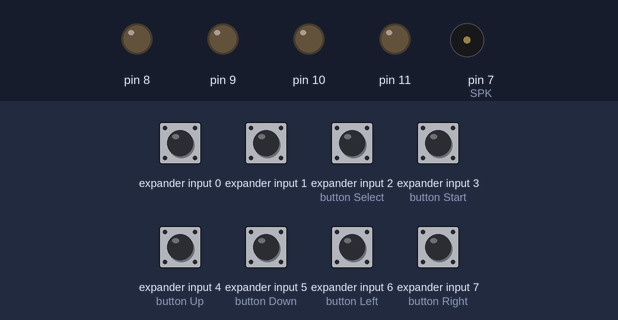
A sketch run on a simulated Arduino Uno, built with avr-gcc and run on an emulated ATmega328P. Shown: output pins drawn as LEDs (lit = HIGH), buzzer (waves = sounding). Wiring (inferred from the names in the program): NES/SNES game pad: load pin 3; clock pin 2; serial out pin 4. The inputs (shaded band) are chosen by the test bench; at power-on: expander input 0, expander input 1, expander input 2 (button Select), expander input 3 (button Start), expander input 4 (button Up), expander input 5 (button Down), expander input 6 (button Left), expander input 7 (button Right) HIGH. Pins used as bus, display or sensor lines are not drawn.

Above: at 0.1 s.
At 4.2 s:
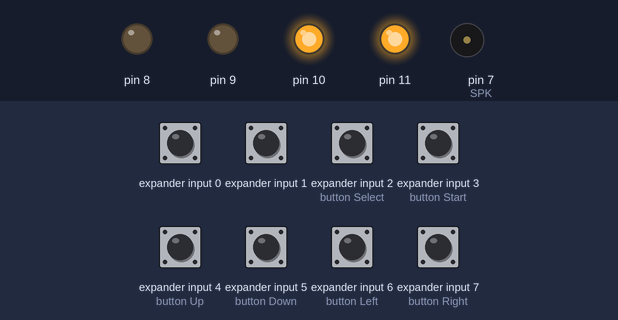
4.3 s: expander input 6 (button Left) driven LOW
At 12.8 s:
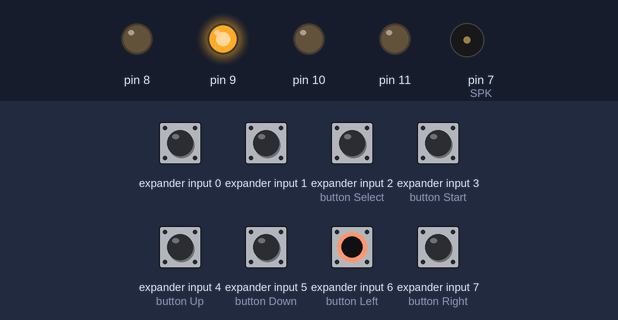
Timing chart, 0 to 43.5 s (numbered marks = the images above; inputs shaded):
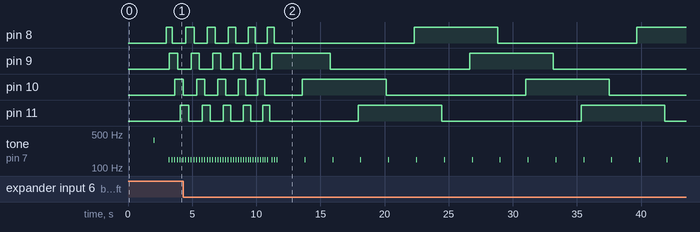

The sketch:

basicAudioNesSecuenser.ino
```cpp
#include"nes.h"
#include"pitches.h"

#define SPK 7

int secuencia[8];
byte pos=0;
byte dur=35;
byte i=0;
byte play_secuencia=HIGH;
int  retoo=35;

void setup() {
  // put your setup code here, to run once:
  DDRB =B00001111;
  PORTB=B11110000;
  delay(2000);
  pinMode(7,OUTPUT);
  ini_nes();
  for(i=0;i<8;i++){secuencia[i]=NOTE_D3;}
  tone(SPK,NOTE_FS4,10);delay(1000);noTone(SPK);
}

void show_pos(){
switch(pos){
case 0x00:PORTB=B10000000;  digitalWrite(8,HIGH);break;
case 0x01:PORTB=B11000000;  digitalWrite(8,HIGH);digitalWrite(9,HIGH);break;
case 0x02:PORTB=B01000000;  digitalWrite(9,HIGH);break;
case 0x03:PORTB=B01100000;  digitalWrite(9,HIGH);digitalWrite(10,HIGH);break;
case 0x04:PORTB=B00100000;  digitalWrite(10,HIGH);break;
case 0x05:PORTB=B00110000;  digitalWrite(10,HIGH);digitalWrite(11,HIGH);break;
case 0x06:PORTB=B00010000;  digitalWrite(11,HIGH);break;
case 0x07:PORTB=B00000000;  digitalWrite(8,HIGH);digitalWrite(11,HIGH);break;
}

}

void show_chance(byte dee){
i=pos;
pos=map(dee,0,255,0,7);
show_pos();
pos=i;
}

void select_funtions(){
  while(joypad()!=0x00){
  switch(joypad()-J_SELECT){
  case J_RIGHT:retoo++;show_chance(retoo);break;
  case J_LEFT: retoo--;show_chance(retoo);break;
  case J_UP:  for(i=0;i<8;i++){secuencia[i]+=2;}break;
  case J_DOWN:for(i=0;i<8;i++){secuencia[i]-=2;}break;
  }
  }
}

void loop() {
  // put your main code here, to run repeatedly:
  if(pos>8){pos=0x00;}
  if(pos<0){pos=0x08;}

  if(play_secuencia==HIGH){
  for(i=0;i<8;i++){
  pos=i;show_pos();
  switch(joypad()){
   case J_A:tone(SPK,secuencia[i]+20,dur);break;
   case J_B:tone(SPK,secuencia[i]-20,dur);break;
   case J_RIGHT:retoo++;break;
   case J_LEFT: retoo--;break;
   case J_UP:   secuencia[i]+=2;break;
   case J_DOWN: secuencia[i]-=2;break;
   case J_START:play_secuencia=!play_secuencia;waitpadup();break;
  }
  if(retoo<0)   {retoo=2000;}
  if(retoo>2000){retoo=0;  }

  tone(SPK,secuencia[i],dur);
  delay(retoo);
  }
  }
  else{
  switch(joypad()){
  case J_RIGHT:pos++;show_pos();waitpadup();break;
  case J_LEFT :pos--;show_pos();waitpadup();break;
  case J_UP:  secuencia[pos]+=2;tone(SPK,secuencia[pos],dur);delay(35);break;
  case J_DOWN:secuencia[pos]-=2;tone(SPK,secuencia[pos],dur);delay(35);break;
  case J_START:play_secuencia=!play_secuencia;waitpadup();break;
  case J_A:dur++;show_chance(dur);break;
  case J_B:dur--;show_chance(dur);break;
  case J_SELECT:select_funtions();break;
  case J_A+J_B:        for(i=0;i<8;i++){secuencia[i]=secuencia[pos];}break;
  }
  }
  noTone(SPK);
}
```

nes.h
```cpp
const int A_BUTTON         = 0;
const int B_BUTTON         = 1;
const int SELECT_BUTTON    = 2;
const int START_BUTTON     = 3;
const int UP_BUTTON        = 4;
const int DOWN_BUTTON      = 5;
const int LEFT_BUTTON      = 6;
const int RIGHT_BUTTON     = 7;

#define J_START      0x80U
#define J_SELECT     0x40U
#define J_B          0x20U
#define J_A          0x10U
#define J_DOWN       0x08U
#define J_UP         0x04U
#define J_LEFT       0x02U
#define J_RIGHT      0x01U

byte nesRegister  = 0;

int nesData       = 4;    // The data pin for the NES controller

//Outputs:
int nesClock      = 2;    // The clock pin for the NES controller
int nesLatch      = 3;    // The latch pin for the NES controller

void ini_nes(){
  // Set appropriate pins to inputs
  pinMode(nesData, INPUT);

  // Set appropriate pins to outputs
  pinMode(nesClock, OUTPUT);
  pinMode(nesLatch, OUTPUT);

  // Set initial states
  digitalWrite(nesClock, LOW);
  digitalWrite(nesLatch, LOW);

}


byte readNesController();

byte joypad()
{
byte joy_pad=0x00;
nesRegister = readNesController();
delay(180);
  if (bitRead(nesRegister, A_BUTTON) == 0)
        joy_pad+=J_A;
  if (bitRead(nesRegister, B_BUTTON) == 0)
        joy_pad+=J_B;
  if (bitRead(nesRegister, SELECT_BUTTON) == 0)
        joy_pad+=J_SELECT;
  if (bitRead(nesRegister, START_BUTTON) == 0)
        joy_pad+=J_START;
  if (bitRead(nesRegister, UP_BUTTON) == 0)
        joy_pad+=J_UP;
  if (bitRead(nesRegister, DOWN_BUTTON) == 0)
        joy_pad+=J_DOWN;
  if (bitRead(nesRegister, LEFT_BUTTON) == 0)
       joy_pad+=J_LEFT;
  if (bitRead(nesRegister, RIGHT_BUTTON) == 0)
       joy_pad+=J_RIGHT;
return joy_pad;
}

byte readNesController()
{
  int tempData = 255;

  digitalWrite(nesLatch, HIGH);
  digitalWrite(nesLatch, LOW);

  if (digitalRead(nesData) == LOW)
    bitClear(tempData, A_BUTTON);
      digitalWrite(nesClock, HIGH);

  digitalWrite(nesClock, LOW);
  if (digitalRead(nesData) == LOW)
    bitClear(tempData, B_BUTTON);

  // Select button
  digitalWrite(nesClock, HIGH);
  digitalWrite(nesClock, LOW);
  if (digitalRead(nesData) == LOW)
    bitClear(tempData, SELECT_BUTTON);

  // Start button
  digitalWrite(nesClock, HIGH);
  digitalWrite(nesClock, LOW);
  if (digitalRead(nesData) == LOW)
    bitClear(tempData, START_BUTTON);

  // Up button
  digitalWrite(nesClock, HIGH);
  digitalWrite(nesClock, LOW);
  if (digitalRead(nesData) == LOW)
    bitClear(tempData, UP_BUTTON);

  // Down button
  digitalWrite(nesClock, HIGH);
  digitalWrite(nesClock, LOW);
  if (digitalRead(nesData) == LOW)
    bitClear(tempData, DOWN_BUTTON);

  // Left button
  digitalWrite(nesClock, HIGH);
  digitalWrite(nesClock, LOW);
  if (digitalRead(nesData) == LOW)
    bitClear(tempData, LEFT_BUTTON);

  // Right button
  digitalWrite(nesClock, HIGH);
  digitalWrite(nesClock, LOW);
  if (digitalRead(nesData) == LOW)
    bitClear(tempData, RIGHT_BUTTON);
return tempData;
}

void waitpadup(){
while(joypad()!=0x00){}
}

void waitpad(byte joy){
while(joypad()!=joy){}
}
```

pitches.h
```cpp
/*************************************************
 * Public Constants
 *************************************************/

#define NOTE_B0  31
#define NOTE_C1  33
#define NOTE_CS1 35
#define NOTE_D1  37
#define NOTE_DS1 39
#define NOTE_E1  41
#define NOTE_F1  44
#define NOTE_FS1 46
#define NOTE_G1  49
#define NOTE_GS1 52
#define NOTE_A1  55
#define NOTE_AS1 58
#define NOTE_B1  62
#define NOTE_C2  65
#define NOTE_CS2 69
#define NOTE_D2  73
#define NOTE_DS2 78
#define NOTE_E2  82
#define NOTE_F2  87
#define NOTE_FS2 93
#define NOTE_G2  98
#define NOTE_GS2 104
#define NOTE_A2  110
#define NOTE_AS2 117
#define NOTE_B2  123
#define NOTE_C3  131
#define NOTE_CS3 139
#define NOTE_D3  147
#define NOTE_DS3 156
#define NOTE_E3  165
#define NOTE_F3  175
#define NOTE_FS3 185
#define NOTE_G3  196
#define NOTE_GS3 208
#define NOTE_A3  220
#define NOTE_AS3 233
#define NOTE_B3  247
#define NOTE_C4  262
#define NOTE_CS4 277
#define NOTE_D4  294
#define NOTE_DS4 311
#define NOTE_E4  330
#define NOTE_F4  349
#define NOTE_FS4 370
#define NOTE_G4  392
#define NOTE_GS4 415
#define NOTE_A4  440
#define NOTE_AS4 466
#define NOTE_B4  494
#define NOTE_C5  523
#define NOTE_CS5 554
#define NOTE_D5  587
#define NOTE_DS5 622
#define NOTE_E5  659
#define NOTE_F5  698
#define NOTE_FS5 740
#define NOTE_G5  784
#define NOTE_GS5 831
#define NOTE_A5  880
#define NOTE_AS5 932
#define NOTE_B5  988
#define NOTE_C6  1047
#define NOTE_CS6 1109
#define NOTE_D6  1175
#define NOTE_DS6 1245
#define NOTE_E6  1319
#define NOTE_F6  1397
#define NOTE_FS6 1480
#define NOTE_G6  1568
#define NOTE_GS6 1661
#define NOTE_A6  1760
#define NOTE_AS6 1865
#define NOTE_B6  1976
#define NOTE_C7  2093
#define NOTE_CS7 2217
#define NOTE_D7  2349
#define NOTE_DS7 2489
#define NOTE_E7  2637
#define NOTE_F7  2794
#define NOTE_FS7 2960
#define NOTE_G7  3136
#define NOTE_GS7 3322
#define NOTE_A7  3520
#define NOTE_AS7 3729
#define NOTE_B7  3951
#define NOTE_C8  4186
#define NOTE_CS8 4435
#define NOTE_D8  4699
#define NOTE_DS8 4978
```

Measured:
- by itself, tone on pin 7 (SPK): plays 147 Hz for 0.04 s, 147 Hz for 0.03 s, 147 Hz for 0.04 s, 147 Hz for 0.04 s, 147 Hz for 0.04 s, 147 Hz for 0.04 s … (50 notes in this stretch)
